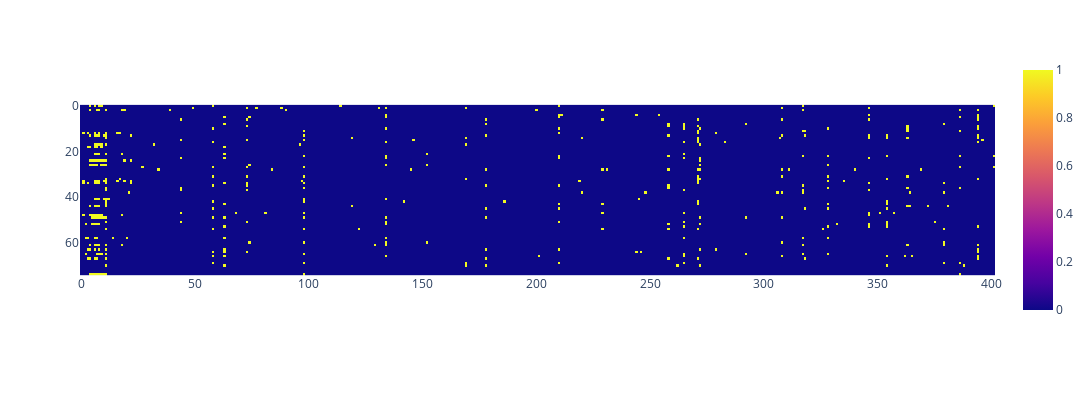

Notebook cell for this chart:
### Code cell
px.imshow(true_table, width=1600, height=400)

### Figure 1 — Plotly figure (JSON) as saved in the notebook; plotly's stock layout.template omitted (floating-point values rounded to 4 significant figures; data arrays with more than 128 entries replaced by an {"elided": "..."} marker saying what was removed)
{"data": [{"coloraxis": "coloraxis", "hovertemplate": "x: %{x}<br>y: %{y}<br>color: %{z}<extra></extra>", "name": "0", "type": "heatmap", "xaxis": "x", "yaxis": "y", "z": {"elided": "75x402 int values"}}], "layout": {"coloraxis": {"colorscale": [[0, "#0d0887"], [0.1111, "#46039f"], [0.2222, "#7201a8"], [0.3333, "#9c179e"], [0.4444, "#bd3786"], [0.5556, "#d8576b"], [0.6667, "#ed7953"], [0.7778, "#fb9f3a"], [0.8889, "#fdca26"], [1, "#f0f921"]]}, "height": 400, "margin": {"t": 60}, "width": 1600, "xaxis": {"anchor": "y", "constrain": "domain", "domain": [0, 1], "scaleanchor": "y"}, "yaxis": {"anchor": "x", "autorange": "reversed", "constrain": "domain", "domain": [0, 1]}}}
